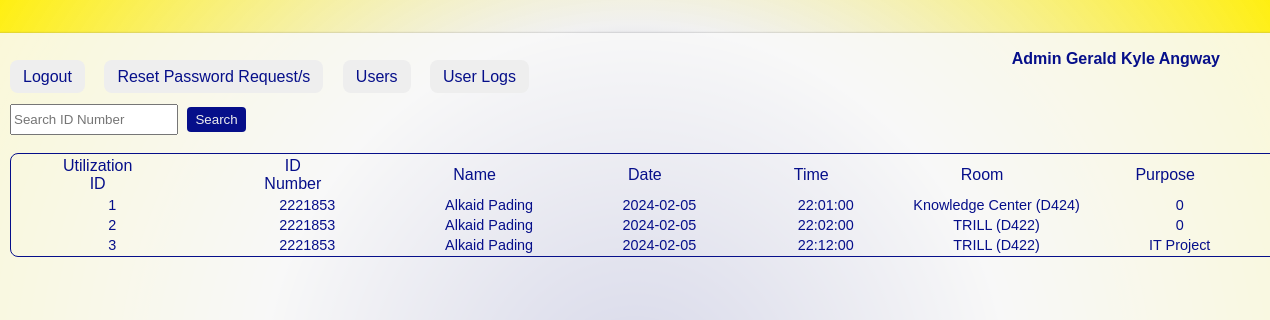
/admin_module/admin_userlogs.php (signed in), run on an earlier commit of the app's database.
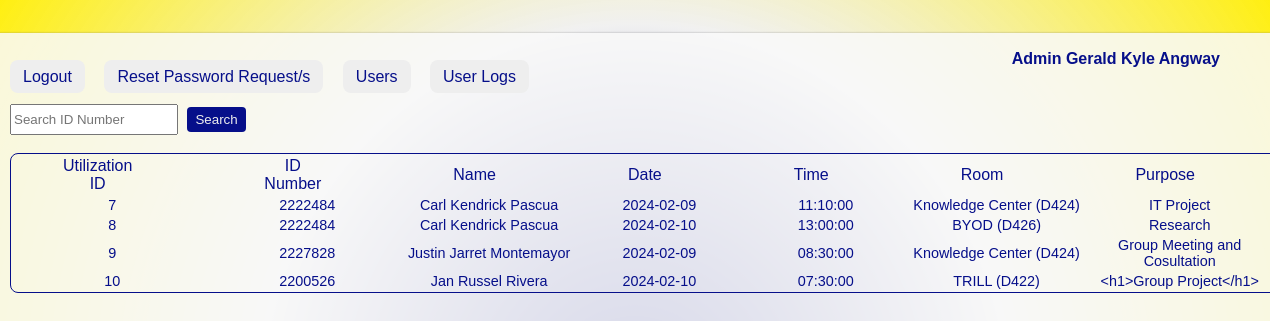
And on a later commit of the database.
### tables this page shows
CREATE TABLE IF NOT EXISTS `utilization` (
  `UtilizationID` int NOT NULL AUTO_INCREMENT,
  `UserID` int NOT NULL,
  `Date` date NOT NULL,
  `Time` time NOT NULL,
  `Room` varchar(30) NOT NULL,
  `Purpose` varchar(200) NOT NULL,
  PRIMARY KEY (`UtilizationID`),
  KEY `user_util` (`UserID`)
);

CREATE TABLE IF NOT EXISTS `users` (
  `UserID` int NOT NULL AUTO_INCREMENT,
  `IDNum` varchar(10) NOT NULL,
  `FirstName` varchar(100) NOT NULL,
  `LastName` varchar(100) NOT NULL,
  `Program` varchar(6) DEFAULT NULL,
  `Role` varchar(10) NOT NULL,
  PRIMARY KEY (`UserID`)
);

### admin_module/admin_userlogs.php (the view, shortened to what this page needs)
<?php
require('../database/db.php');
$userID = isset($_SESSION['userID']) ? $_SESSION['userID'] : null;
$name = "";
if ($userID !== null) {
    $sqlUser = "SELECT CONCAT(FirstName, ' ', LastName) AS FullName FROM users WHERE UserID = ?";
    $stmtUser = $db->prepare($sqlUser);
    $stmtUser->bind_param("i", $userID);
    $stmtUser->execute();
    $resultUser = $stmtUser->get_result();
    if ($rowUser = $resultUser->fetch_assoc()) {
        $name = $rowUser['FullName'];
    }
}
if (isset($_GET['idNumber'])) {
    $searchID = $_GET['idNumber'];
    $logsSql = "SELECT u.UtilizationID, u.UserID, u.Date, u.Time, u.Room, u.Purpose, us.IDNum, CONCAT(us.FirstName, ' ', us.LastName) AS UserName FROM utilization u JOIN users us ON u.UserID = us.UserID WHERE us.IDNum = ?";
    $stmtLogs = $db->prepare($logsSql);
    $stmtLogs->bind_param("s", $searchID);
    $stmtLogs->execute();
    $logsResult = $stmtLogs->get_result();
} else {
    $logsSql = "SELECT u.UtilizationID, u.UserID, u.Date, u.Time, u.Room, u.Purpose, us.IDNum, CONCAT(us.FirstName, ' ', us.LastName) AS UserName FROM utilization u JOIN users us ON u.UserID = us.UserID";
    $logsResult = $db->query($logsSql);
}
?>
<!DOCTYPE html>
<html lang="en">
<head>
    <link rel="stylesheet" href="../css/userlogs.css">
</head>
<body>
<div class="box-container">
    <div class="logout">
        <a href='../otherpages/logout.php'>Logout</a>
    </div>
    <div class="reset">
        <a href='admin.php'>Reset Password Request/s</a>
    </div>
    <div class="users">
        <a href='admin_viewusers.php'>Users</a>
    </div>
    <div class="logs">
        <a href='admin_userlogs.php'>User Logs</a>
    </div>
    <br><br>
    <div class="search">
        <form method="get" action="admin_userlogs.php">
            <input type="text" id="idNumber" name="idNumber" placeholder="Search ID Number">
            <button type="submit">Search</button>
        </form>
    </div>
    <br>
    <div class="table">
        <table>
            <thead>
            <tr>
                <th>Utilization ID</th>
                <th>ID Number</th>
                <th>Name</th>
                <th>Date</th>
                <th>Time</th>
                <th>Room</th>
                <th>Purpose</th>
            </tr>
            </thead>
            <tbody>
            <?php
            if ($logsResult && $logsResult->num_rows > 0) {
                while ($logRow = $logsResult->fetch_assoc()) {
                    echo "<tr>
                                    <td>" . htmlspecialchars($logRow['UtilizationID']) . "</td>
                                    <td>" . htmlspecialchars($logRow['IDNum']) . "</td>
                                    <td>" . htmlspecialchars($logRow['UserName']) . "</td>
                                    <td>" . htmlspecialchars($logRow['Date']) . "</td>
                                    <td>" . htmlspecialchars($logRow['Time']) . "</td>
                                    <td>" . htmlspecialchars($logRow['Room']) . "</td>
                                    <td>" . htmlspecialchars($logRow['Purpose']) . "</td>
                                </tr>";
                }
            } else {
                echo "<tr><td colspan='7'>No User Logs</td></tr>";
            }
            ?>
            </tbody>
        </table>
    </div>
    <p><strong>Admin <?php echo htmlspecialchars($name);  ?></strong></p>
</div>
</body>
</html>

### css/userlogs.css (style rules this page uses)
body { font-family: 'Poppins', sans-serif; background: radial-gradient(circle, #060f8a, rgba(238, 238, 238, 0.85), #ffef11); margin: 0; padding: 0; display: flex; align-items: center; justify-content: center; height: 100vh; }
.box-container { background-color: #fafafada; width: 120%; max-width: 1250px; height: 83vh; padding: 35px; border-radius: 5px; box-shadow: 0 0 2px rgba(116, 116, 116, 0.678); }
.logout, .reset, .users, .logs { display: inline-block; margin-right: 15px; }
.logout a { background-color: #eeeeee; color: #060f8a; text-decoration: none; padding: 8px 13px 8px 13px; border-radius: 8px; font-weight: 450; }
.reset a { background-color: #eeeeee; color: #060f8a; text-decoration: none; padding: 8px 13px 8px 13px; border-radius: 8px; font-weight: 450; }
.users a { background-color: #eeeeee; color: #060f8a; text-decoration: none; padding: 8px 13px 8px 13px; border-radius: 8px; font-weight: 450; }
.logs a { background-color: #eeeeee; color: #060f8a; text-decoration: none; padding: 8px 13px 8px 13px; border-radius: 8px; font-weight: 450; }
.table { align-content: center; align-items: center; text-align: center; }
.table table { border: 1px solid #060f8a; border-radius: 8px; }
.table th { color: #060f8a; font-weight: 450; padding-right: 80px; padding-left: 50px; }
td { color: #060f8a; padding-left: 0; font-size: 14.4px; }
p { margin: 0; position: absolute; top: 50px; right: 50px; color: #060f8a; font-weight: 380; }
.search input { height: 25px; width: 160px; }
.search button { font-family: 'Poppins', sans-serif; background-color: #060f8a; border-radius: 4px; margin-left: 5px; padding: 5px 8px 5px 8px; color: #eeeeee; border: none; }

What changed in the data, as far as the page shows it:
removed utilization: UtilizationID "1", UserID.IDNum "2221853", UserName "Alkaid Pading", Date "2024-02-05", Time "22:01:00", Room "Knowledge Center (D424)", Purpose "0"
removed utilization: UtilizationID "2", UserID.IDNum "2221853", UserName "Alkaid Pading", Date "2024-02-05", Time "22:02:00", Room "TRILL (D422)", Purpose "0"
removed utilization: UtilizationID "3", UserID.IDNum "2221853", UserName "Alkaid Pading", Date "2024-02-05", Time "22:12:00", Room "TRILL (D422)", Purpose "IT Project"
added utilization: UtilizationID "7", UserID.IDNum "2222484", UserName "Carl Kendrick Pascua", Date "2024-02-09", Time "11:10:00", Room "Knowledge Center (D424)", Purpose "IT Project"
added utilization: UtilizationID "8", UserID.IDNum "2222484", UserName "Carl Kendrick Pascua", Date "2024-02-10", Time "13:00:00", Room "BYOD (D426)", Purpose "Research"
added utilization: UtilizationID "9", UserID.IDNum "2227828", UserName "Justin Jarret Montemayor", Date "2024-02-09", Time "08:30:00", Room "Knowledge Center (D424)", Purpose "Group Meeting and Cosultation"
added utilization: UtilizationID "10", UserID.IDNum "2200526", UserName "Jan Russel Rivera", Date "2024-02-10", Time "07:30:00", Room "TRILL (D422)", Purpose "<h1>Group Project</h1>"
